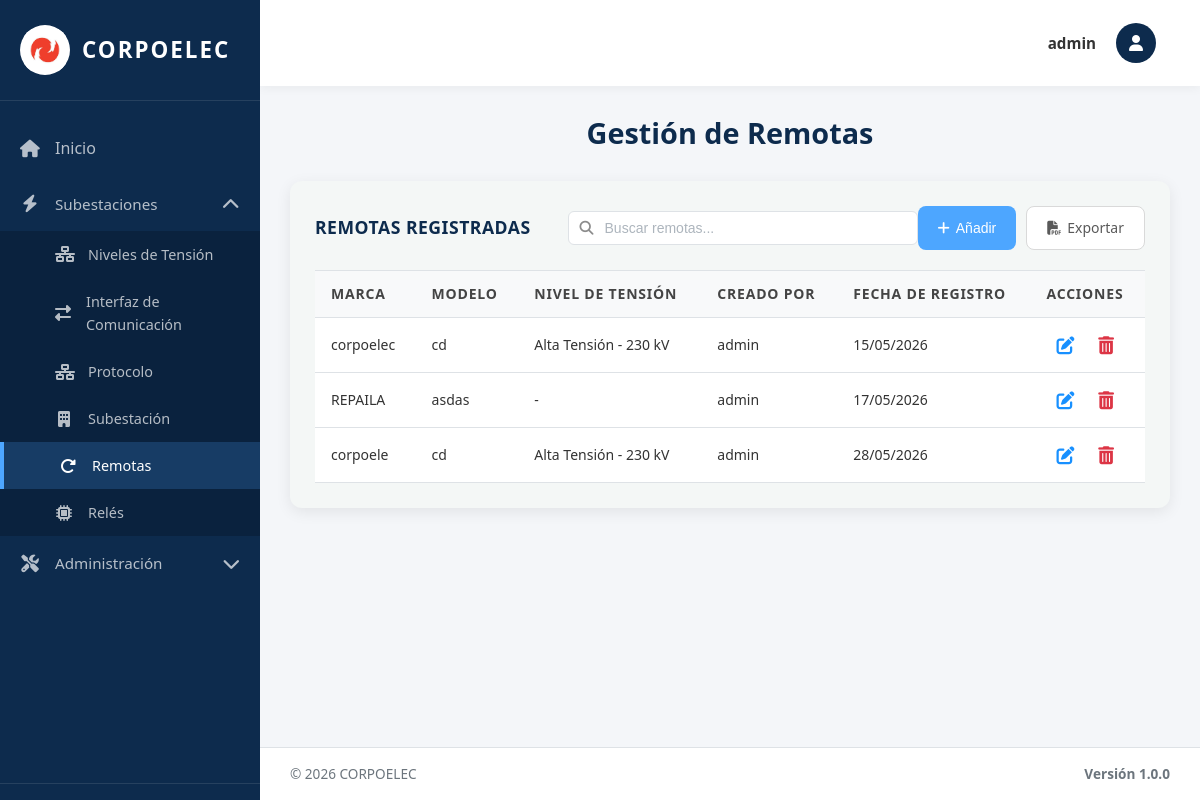
/remotas/ (signed in), run on an earlier commit of the app's database.
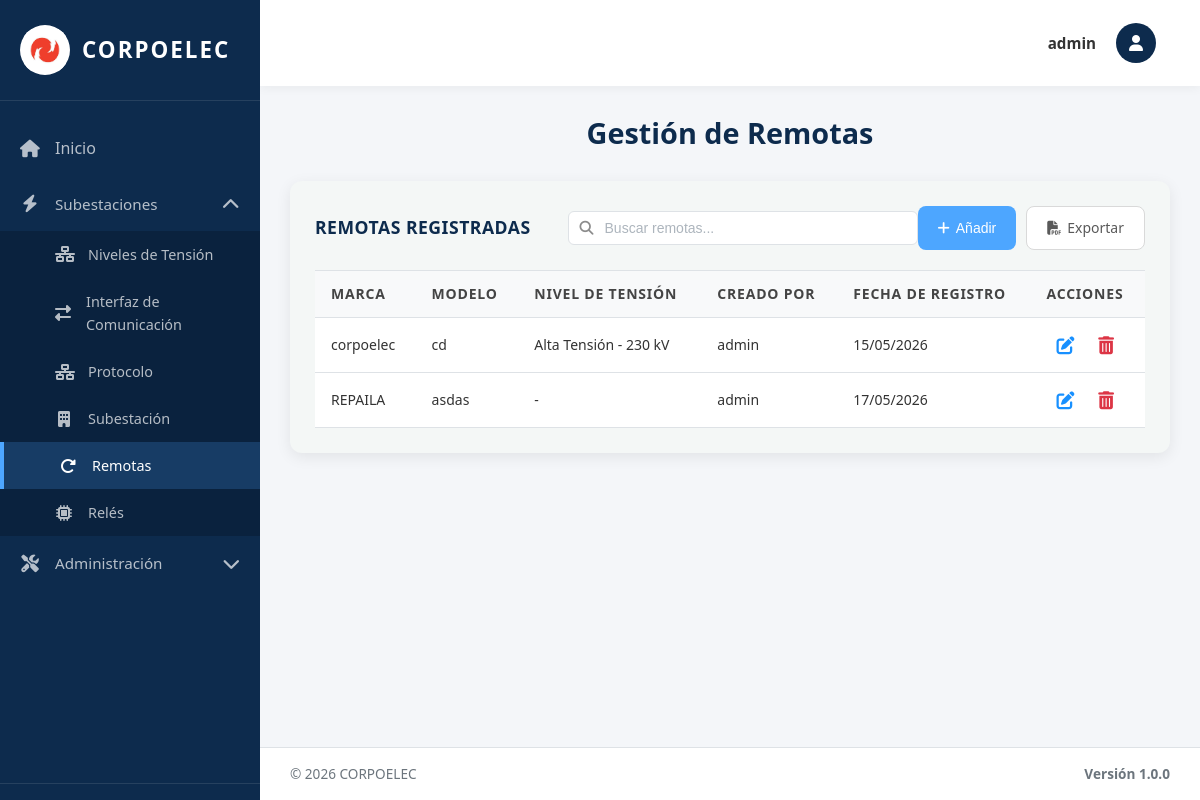
And on a later commit of the database.
### equipos/models.py (models this page shows, shortened)
class Remota(models.Model):
    Id_Remota = models.AutoField(primary_key=True)  # Identificador único
    Id_Ten = models.ForeignKey(NivelTension, on_delete=models.SET_NULL, null=True, blank=True, related_name='remotas')  # Nivel de tensión asociado (opcional)
    Marca = models.CharField(max_length=100)  # Marca del fabricante
    Modelo = models.CharField(max_length=100)  # Modelo específico de la remota
    Fecha_Reg = models.DateField(auto_now_add=True)  # Fecha de registro automática
    creado_por = models.ForeignKey(User, on_delete=models.SET_NULL, null=True, blank=True, related_name='remotas_creadas')  # Usuario que creó el registro
    Interfaces = models.ManyToManyField("InterfazDeComunicacion", blank=True, related_name='remotas_asociadas')
    Protocolos = models.ManyToManyField("Protocolo", blank=True, related_name='remotas_asociadas')
    Niveles_Ten = models.ManyToManyField("NivelTension", blank=True, related_name='remotas_multiples')
    class Meta:
        verbose_name = 'Remota'
        verbose_name_plural = 'Remotas'
        ordering = ['Id_Remota']

class NivelTension(models.Model):
    TIPO_CHOICES = [
        ('AT', 'Alta Tensión'),
        ('MT', 'Media Tensión'),
        ('BT', 'Baja Tensión'),
    ]
    NIVEL_CHOICES = [
        ('230kV', '230 kV'),
        ('115kV', '115 kV'),
        ('34.5kV', '34.5 kV'),
        ('13.8kV', '13.8 kV'),
    ]
    Id_Ten = models.AutoField(primary_key=True)  # Identificador único
    Tipo_ten = models.CharField(max_length=5, choices=TIPO_CHOICES, default='AT')  # Tipo de tensión (AT/MT/BT)
    Nivel = models.CharField(max_length=10, choices=NIVEL_CHOICES)  # Valor del nivel (115kV, 34.5kV, etc.)
    Fecha_Reg = models.DateField(auto_now_add=True)  # Fecha de registro automática
    creado_por = models.ForeignKey(User, on_delete=models.SET_NULL, null=True, blank=True, related_name='niveles_tension_creados')  # Usuario que creó el registro
    class Meta:
        verbose_name = 'Nivel de Tensión'
        verbose_name_plural = 'Niveles de Tensión'
        ordering = ['Id_Ten']  # Orden por ID ascendente

### equipos/views.py (the view, shortened to what this page needs)
# urls.py: path('remotas/', remotas_view, name='remotas'),
@no_cache
@login_required(login_url='/login/')
def remotas_view(request):
    remotas_list = Remota.objects.all().order_by('Id_Remota')
    paginator = Paginator(remotas_list, 10)
    page_number = request.GET.get('page')
    page_obj = paginator.get_page(page_number)
    tensiones = NivelTension.objects.all().order_by('Nivel')
    context = {
        'title': 'Remotas',
        'page_obj': page_obj,
        'tensiones': tensiones,
        'is_admin': request.user.is_superuser,
        'puede_crear': puede_crear(request),
        'puede_actualizar': puede_actualizar(request),
        'puede_eliminar': puede_eliminar(request)
    }
    return render(request, 'remotas.html', context)

### equipos/context_processors.py (called while the page is built, shortened)
def permisos_usuario(request):
    if request.user.is_superuser:
        return {
            'permisos_usuario': {'crear': True, 'actualizar': True, 'eliminar': True},
            'puede_crear': True,
            'puede_actualizar': True,
            'puede_eliminar': True,
        }

### templates/remotas.html (shortened to what this page needs)
{% extends 'base.html' %}
{% load static %}
{% block content %}
<div class="welcome-text">
  <h2>Gestión de Remotas</h2>
</div>
<div class="table-section">
<div class="table-header">
  <h3>Remotas Registradas</h3>
  <div class="search-container">
    <input type="text" class="search-input" id="searchInput" placeholder="Buscar remotas..." onkeyup="filterTable()">
  </div>
  <div class="action-buttons">
    <button type="button" class="btn btn-primary btn-add-top" onclick="abrirAddModal()">
      <i class="fas fa-plus"></i> Añadir
    </button>
    <a href="{% url 'exportar_remotas_pdf' %}" class="btn btn-secondary btn-add-top">
      <i class="fas fa-file-pdf"></i> Exportar
    </a>
  </div>
</div>
  {% if page_obj.paginator.count > 0 %}
  <table class="data-table">
    <thead>
      <tr>
        <th>Marca</th>
        <th>Modelo</th>
        <th>Nivel de Tensión</th>
        {% if is_admin %}<th>Creado Por</th>{% endif %}
        <th>Fecha de Registro</th>
        <th>Acciones</th>
      </tr>
    </thead>
    <tbody>
      {% for remota in page_obj %}
      <tr>
        <td>{{ remota.Marca }}</td>
        <td>{{ remota.Modelo }}</td>
          <td>{{ remota.Id_Ten.get_Tipo_ten_display }} - {{ remota.Id_Ten.get_Nivel_display }}</td>
        {% if is_admin %}<td>{{ remota.creado_por.username|default:"Sistema" }}</td>{% endif %}
        <td>{{ remota.Fecha_Reg|date:"d/m/Y" }}</td>
<td class="actions-cell">
    {% if puede_actualizar %}
    <button type="button" class="btn-icon btn-edit" title="Editar" onclick="openEditModal({{ remota.Id_Remota }}, '{{ remota.Marca }}', '{{ remota.Modelo }}', '{{ remota.Id_Ten.Id_Ten|default_if_none:'' }}')">
        <i class="fas fa-edit"></i>
    </button>
    {% endif %}
    {% if puede_eliminar %}
    <form method="post" style="display: inline;" onsubmit="return confirmarEliminacion(this);">
        <button type="submit" class="btn-icon btn-delete" title="Eliminar">
            <i class="fas fa-trash-alt"></i>
        </button>
    </form>
    {% endif %}
</td>
      </tr>
      {% endfor %}
    </tbody>
  </table>
  {% else %}
  <p class="no-data">No hay remotas registradas.</p>
  {% endif %}
</div>
{% endblock %}

What changed in the data, as far as the page shows it:
removed Remota: Marca "corpoele", Modelo "cd", Id_Ten.Tipo_ten "Alta Tensión", Id_Ten.Nivel "230 kV", creado_por.username "admin", Fecha_Reg "28/05/2026"
